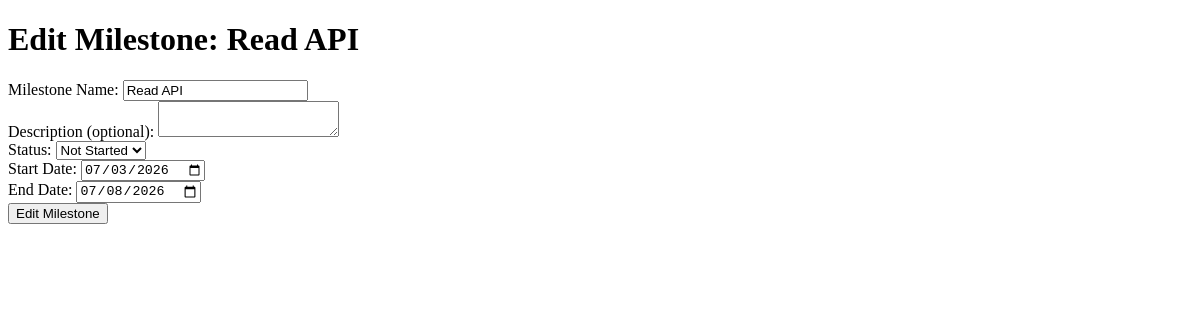
/project/3/4/edit (signed in), run on an earlier commit of the app's database.
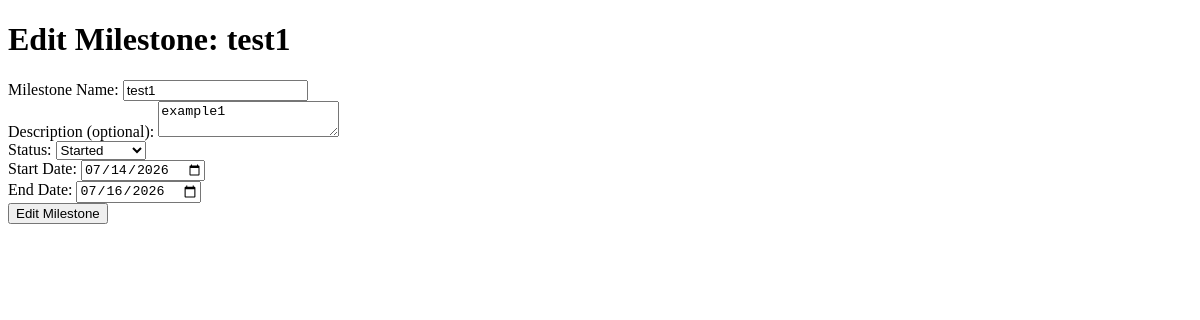
And on a later commit of the database.
### models.py (models this page shows)
class Milestone(db.Model):
    milestoneId: Mapped[int] = mapped_column(primary_key=True)
    projectId: Mapped[int] = mapped_column(ForeignKey('project.projectId'), nullable=False)
    milestoneName:Mapped[str] = mapped_column(nullable=False)
    description:Mapped[str] = mapped_column(nullable=True)
    startDate: Mapped[date] = mapped_column(Date, nullable=False)
    endDate: Mapped[date] = mapped_column(Date, nullable=False)
    status: Mapped[str] = mapped_column(nullable=False)
    createdAt:Mapped[datetime] = mapped_column(default=lambda: datetime.now(timezone.utc) ,nullable=False)

### app.py (the view, shortened to what this page needs)
@app.route('/project/<int:projectId>/<int:milestoneId>/edit', methods=['GET', 'POST'])
@login_required
def edit_milestone(projectId,milestoneId):
    project = Project.query.filter_by(projectId=projectId,userId=current_user.userId).first_or_404()
    milestone = Milestone.query.filter_by(projectId=projectId,milestoneId=milestoneId).first_or_404()
    return render_template('edit_milestone.html',milestone=milestone, project=project)

### app.py (called while the page is built)
@login_manager.user_loader
def load_user(user_id):
    return User.query.get(int(user_id))

### templates/edit_milestone.html (shortened to what this page needs)
<!DOCTYPE html>
<html lang="en">
<head>
</head>
<body>
    <h1>Edit Milestone: {{ milestone.milestoneName }}</h1>
    <form action="{{ url_for('edit_milestone', projectId=project.projectId, milestoneId=milestone.milestoneId) }}" method="POST">
        <div class="form-group">
            <label for="milestoneName">Milestone Name:</label>
            <input type="text" id="milestoneName" name="milestoneName" value="{{ milestone.milestoneName }}" required>
        </div>
        <div class="form-group">
            <label for="milestoneDescription">Description (optional):</label>
            <textarea id="milestoneDescription" name="milestoneDescription">{{ milestone.description }}</textarea>
        </div>
        <div class = "form-group">
            <label for="milestoneStatus">Status:</label>
            <select id="milestoneStatus" name="milestoneStatus">
                <option value="Not Started" {% if milestone.status == 'Not Started' %} selected {% endif %} >Not Started</option>
                <option value="Started" {% if milestone.status == 'Started' %} selected {% endif %} >Started</option>
            </select>
        </div>
        <div class = "form-group">
            <label for="milestoneStartDate">Start Date:</label>
            <input type="date" id="milestoneStartDate" name="milestoneStartDate" value="{{ milestone.startDate }}" required>
        </div>
        <div class = "form-group">
            <label for="milestoneEndDate">End Date:</label>
            <input type="date" id="milestoneEndDate" name="milestoneEndDate" value="{{ milestone.endDate }}">
        </div>
        <div class ="submit-button">
            <button type="submit">Edit Milestone</button>
        </div>
    </form>
</body>
</html>

What changed in the data, as far as the page shows it:
changed Milestone: milestoneName "Read API" → "test1"; milestoneDescription (not shown) → "example1"; milestoneStatus "Not Started" → "Started"; milestoneStartDate "07/03/2026" → "07/14/2026"; milestoneEndDate "07/08/2026" → "07/16/2026"
